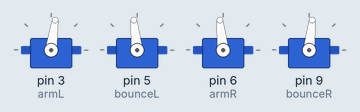
Bench run of a sketch on a simulated Arduino Uno, built with avr-gcc and run on an emulated ATmega328P. Shown: 4 × servo.

Above: at 0.1 s.
At 3.1 s:
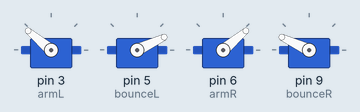
At 7.6 s:
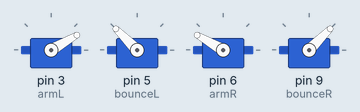
At 14.3 s:
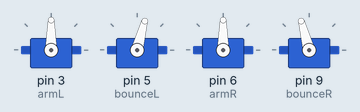
At 28.2 s:
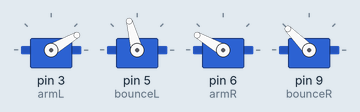
At 35.6 s:
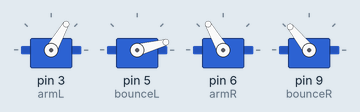
Timing chart, 0 to 40.0 s (numbered marks = the images above):
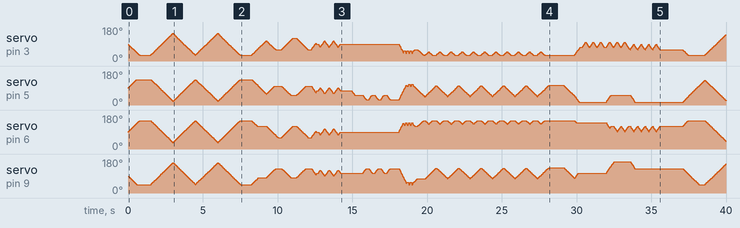

The sketch:

SAMPLE_basic_motions.ino
```cpp
//Fumobotics Sample Code: Basic Motions
//Written 2024-06-01 by Javi_Lacking
//www.thingiverse.com/javilacking
//
//Please tweak and modify the code to best suit your Fumobot, but do so at your own risk!
//Redistribution of this code, including modified versions, is allowed. Please credit me for the base code!
//

#include <VarSpeedServo.h> //updated servo library which allows for multiple speeds. download from here: https://forum.arduino.cc/t/varspeedservo-a-modified-servo-library-with-speed-control/61404

VarSpeedServo armL; //left arm servo
VarSpeedServo bounceL; //left "bounce" servo
VarSpeedServo armR; //right arm servo - the direction of movement is flipped from the left
VarSpeedServo bounceR; //right "bounce" servo - the direction of movement is flipped from the left

void setup() {

//default pin attachments on the Arduino board for each servo - you can change them as you see fit, but they MUST be on the PWM pins (3,5,6,9,10,11)
  armL.attach(3);
  bounceL.attach(5);
  armR.attach(6);
  bounceR.attach(9);
}

void loop() {

 //see explanation of the "motion" function for what the numbers inside the function call mean

//motion 1: basic "breathing" (also for testing lowest and highest positions of the motors)
 for (int i=0; i<2; i++){
  motion(0,0,0,0,2,1500); //lowest position: arms down at sides, fully reclined "bounce", delay for 1 second
  motion(100,100,100,100,2,1500); //highest position: arms all the way up, fully forward "bounce", delay for 0.5 seconds
 }
 motion(0,0,0,0,2,1500); //lowest position: arms down at sides, fully reclined "bounce", delay for 1 second
 delay(750);

 //motion 2: stretch and basic dance
 for (int i=0; i<2; i++){
  motion(75,25,70,30,2,1000);
  motion(25,75,30,70,2,1000);
 }
 motion(50,50,50,50,3,150);
 for(int i=0; i<3; i++){
  motion(75,25,70,30,3,150);
  motion(50,50,50,50,3,150);
  motion(25,75,30,70,3,150);
  motion(50,50,50,50,3,150);
 }

//motion 3: T-pose to assert dominance and a little laugh
motion(50,50,50,50,3,750);
motion(50,50,70,50,3,750);
motion(50,50,90,70,3,400);
motion(50,50,70,50,3,400);
motion(50,50,90,70,3,400);
motion(50,50,70,50,3,400);
motion(50,50,90,70,3,800);
for(int i=0; i<5; i++){
  motion(10,10,20,0,4,100);
  motion(20,20,30,10,4,100);
}

//motion 4: vibe
for(int i=0; i<6; i++){
  motion(25,25,50,50,2,250);
  motion(0,0,75,25,2,500);
  motion(25,25,50,50,2,250);
  motion(0,0,25,75,2,500);
 }
delay(1000);

//motion 5: bunch of waves
motion(0,0,75,25,2,750);
for(int i=0; i<4; i++){
 motion(65,10,100,50,3,250);
 motion(35,10,100,50,3,250);
}
delay(100);
for(int i=0; i<3; i++){
 motion(75,75,70,100,3,250);
 motion(25,25,70,100,3,250);
}
delay(100);
for(int i=0; i<4; i++){
 motion(75,75,100,70,3,250);
 motion(25,25,100,70,3,250);
}
delay(1500);
}

//this function is for simplifying adding each individual motion, rather than writing out individual servo position & speed commands
//the function call has 6 values: percentage values for each of the four servos (0-100%), a speed value (1-5, 1 is slowest and 5 is fastest), and a time delay in milliseconds

int motion (float armL_percent, float armR_percent, float bounceL_percent, float bounceR_percent, int speed, int beat_ms){

  //this block of code turns the percentage values given to each servos into degree values that the servo library can read
  float armL_deg = 30+((armL_percent / 100)*120); //the armL lowest point is 30 degrees (0%) and it's highest is 150 degrees (100%)
  float armR_deg = 150-((armR_percent / 100)*120); //the armR lowest point is 150 degrees (0%) and it's highest is 30 degrees (100%)
  float bounceL_deg = 135-((bounceL_percent/100)*120); //the bounceL lowest point is 135 degrees (0%) and it's highest is 15 degrees (100%)
  float bounceR_deg = 45+((bounceR_percent/100)*120); //the bounceR lowest point is 45 degrees (0%) and it's highest is 165 degrees (100%)

  //this block of code applies both the servo degree values and the speed value to a servo library command
  armL.write(int(armL_deg),(speed*25));
  armR.write(int(armR_deg),(speed*25));
  bounceL.write(int(bounceL_deg),(speed*25));
  bounceR.write(int(bounceR_deg),(speed*25));

  //this applies the time delay to separate each motion from each other
  //without a delay, the servos would not move because the function would apply different servo degree values basically at the same time
  //you can input a 0 for the delay to string together motions of differing speeds for each servo, then use a standard delay function at the end
  delay(beat_ms);
}
```
